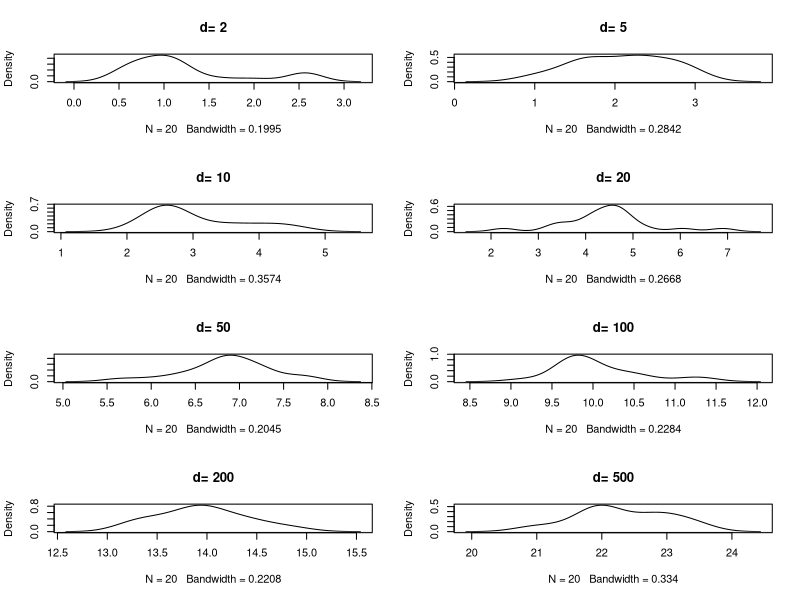

Write R code to recreate this figure.
#########
#  Q2.1
#########

set.seed(1234)
library(mvtnorm)

generate=function(n,d){
  mu=numeric(d)
  sigma=diag(d)
  x=rmvnorm(n,mu,sigma)
}


d=c(2,5,10,20,50,100,200,500)

length=matrix(0,ncol=length(d),nrow=20)

for(i in 1:length(d)){
  x_sample=generate(20,d[i])
  length[,i]=apply(x_sample,1,function(x)sqrt(sum(x^2)))
}
x=0:30
par(mfrow=c(4,2))
for(i in 1:8)plot(density(length[,i]),main=paste('d=',d[i]))
